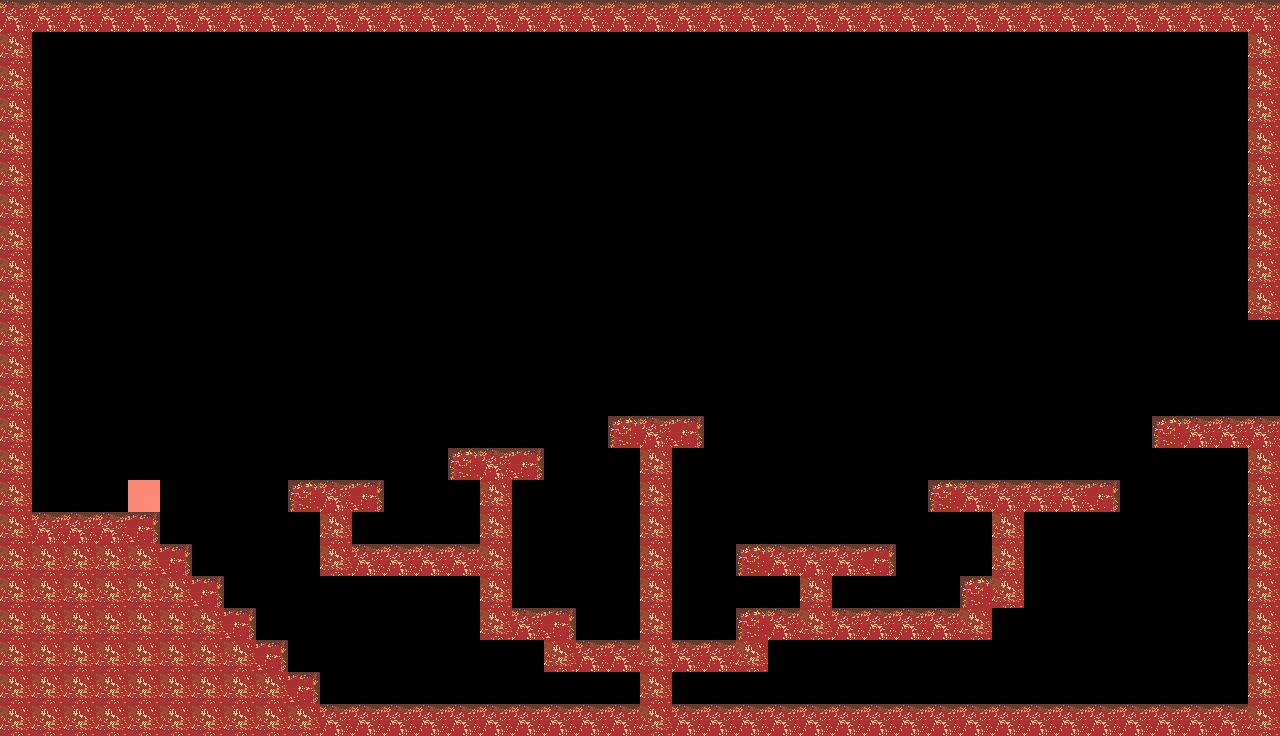

This game map was drawn from its Tiled (.tmx) file and the tilesets committed beside it. A one-line description and the trimmed map source follow:
An orthogonal 40x23 tile map with 32x32 px tiles, 1 tile layer (butt), 2 tilesets.

<map version="1.0" orientation="orthogonal" renderorder="right-down" width="40" height="23" tilewidth="32" tileheight="32" nextobjectid="41">
 <tileset firstgid="1" name="tile" tilewidth="32" tileheight="32">
  <image source="tile.png" width="64" height="32" />
  <tile id="0">
   <properties>
    <property name="playerBody" value="playerBody" />
   </properties>
  </tile>
  <tile id="1">
   <properties>
    <property name="block" value="" />
   </properties>
  </tile>
 </tileset>
 <tileset firstgid="3" name="hellBlocks" tilewidth="32" tileheight="32">
  <image source="hellBlocks.png" width="128" height="32" />
  <tile id="0">
   <properties>
    <property name="block" value="block" />
    <property name="center" value="center" />
   </properties>
  </tile>
  <tile id="1">
   <properties>
    <property name="block" value="block" />
    <property name="left" value="left" />
   </properties>
  </tile>
  <tile id="2">
   <properties>
    <property name="block" value="block" />
    <property name="right" value="right" />
   </properties>
  </tile>
  <tile id="3">
   <properties>
    <property name="block" value="block" />
    <property name="top" value="top" />
   </properties>
  </tile>
 </tileset>
 <layer name="butt" width="40" height="23">
  <data>[920 cells, 222 non-empty, 5 distinct tile ids]</data>
 </layer>
</map>